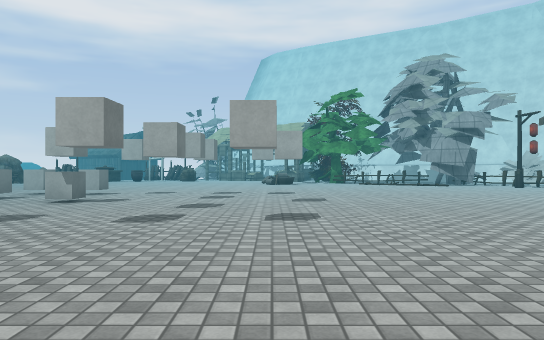
View 1 (above)

24 first-person views from a walk through a scene from a Unity 3-D project. The camera is 1.2 m above the floor, looks level and sees 70° across. The floor is counted in squares, 2 m on a side. Each view is taken from the middle of a square. On the plan, view 1 faces up. The plan holds only what a view shows up to about 11 squares ahead; the rest is blank. The place goes on beyond the plan. Some surface patterns are stand-ins.

View 2
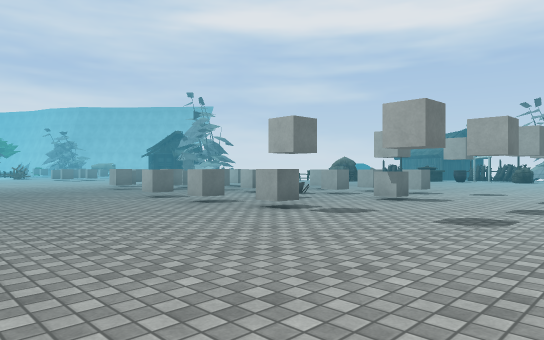

View 3
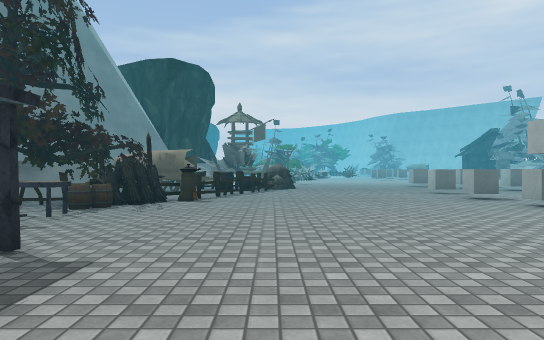

View 4
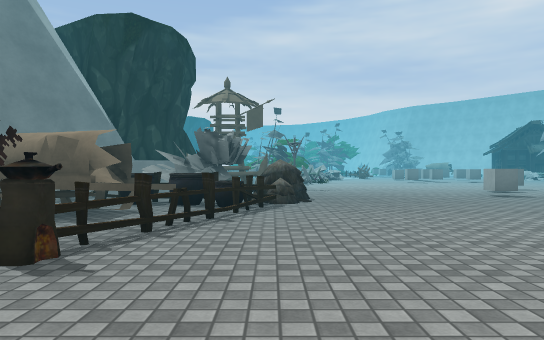

View 5
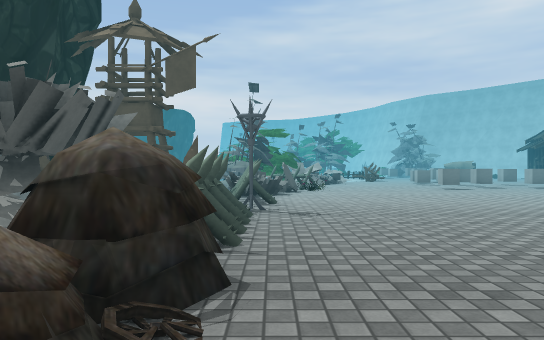

View 6
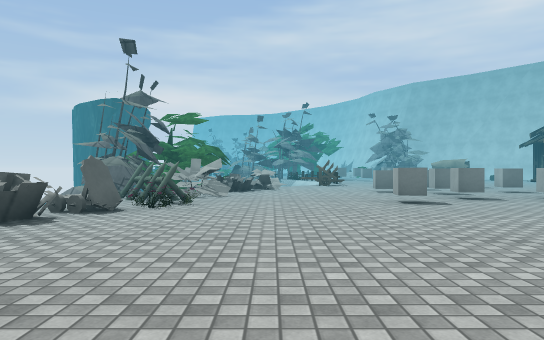

View 7
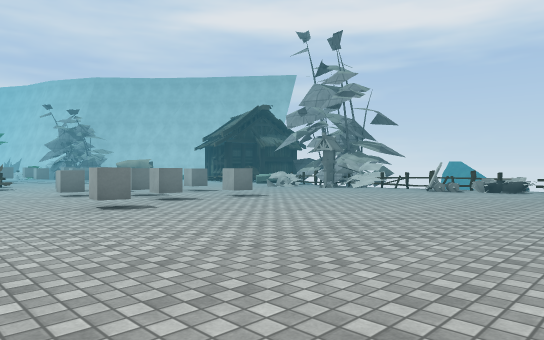

View 8
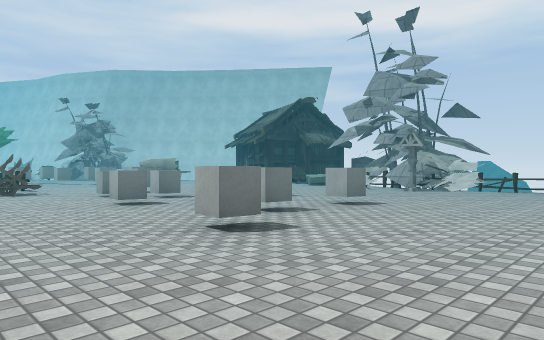

View 9
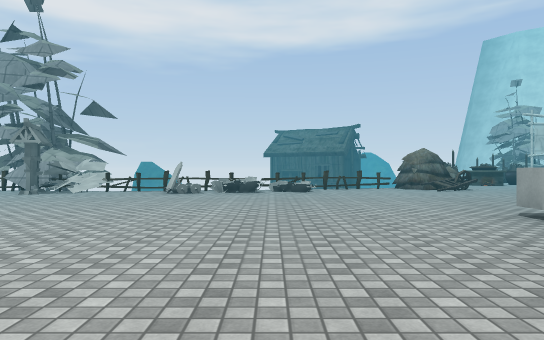

View 10
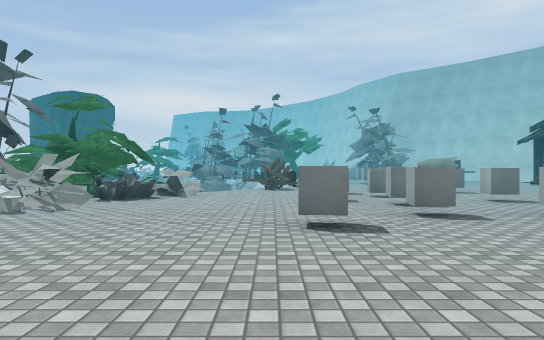

View 11
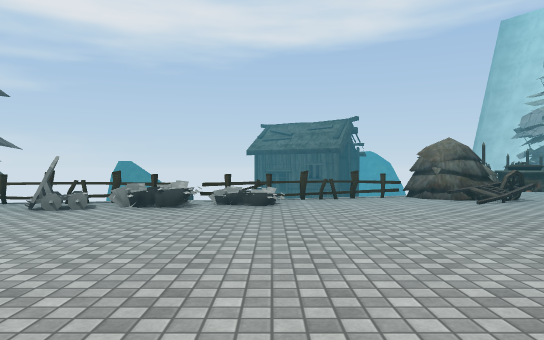

View 12
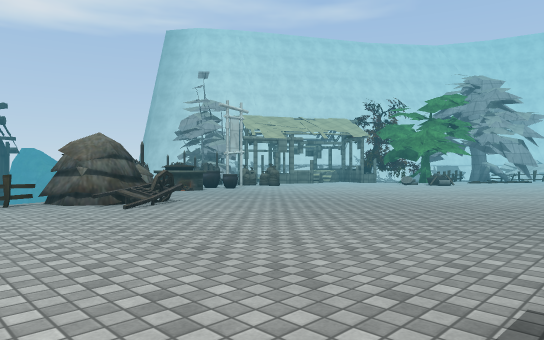

View 13
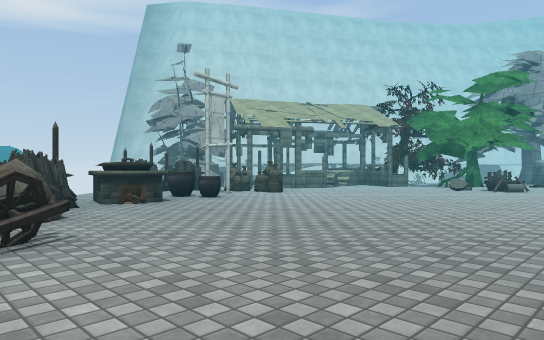

View 14
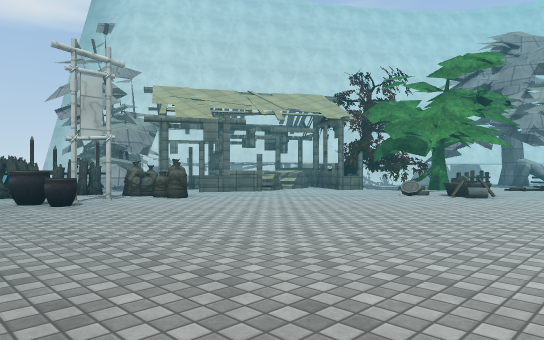

View 15
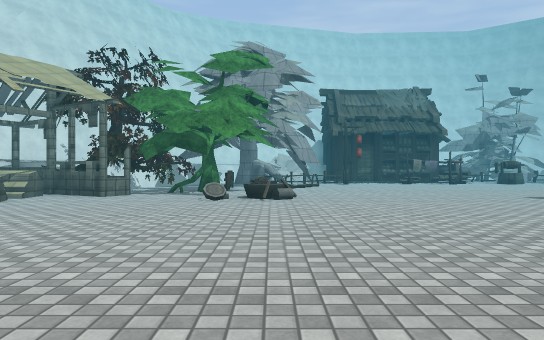

View 16
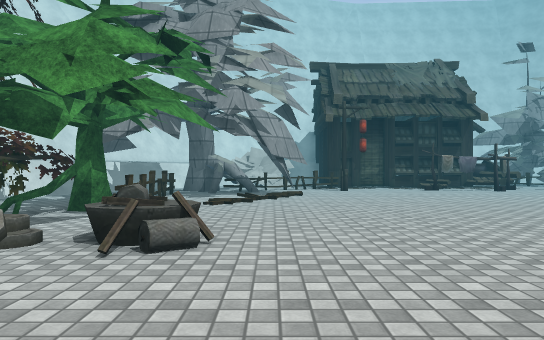

View 17
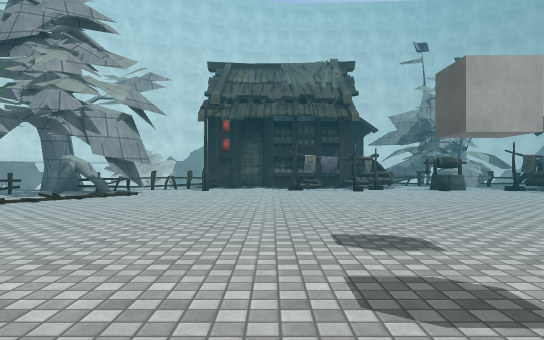

View 18
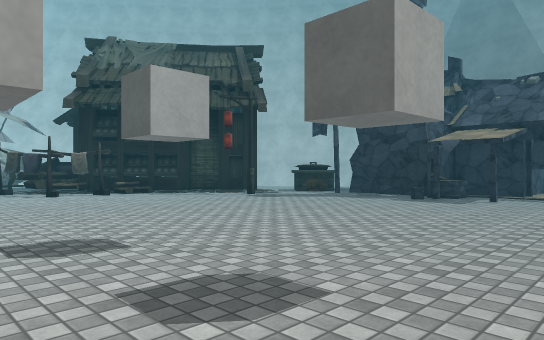

View 19
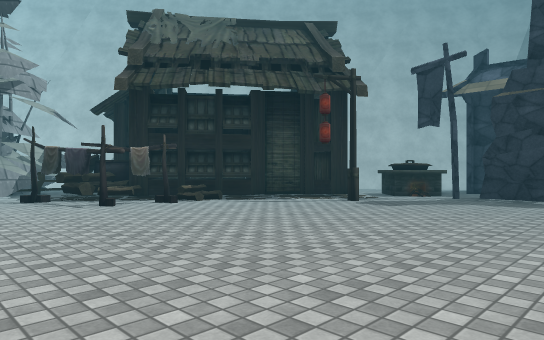

View 20
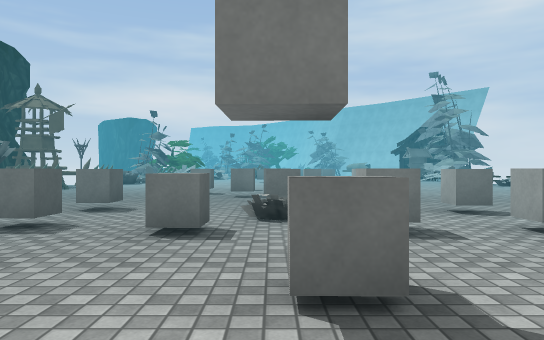

View 21
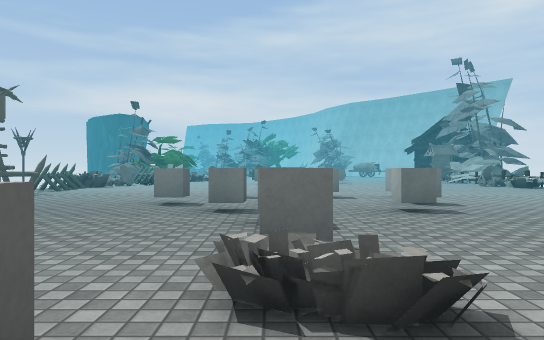

View 22
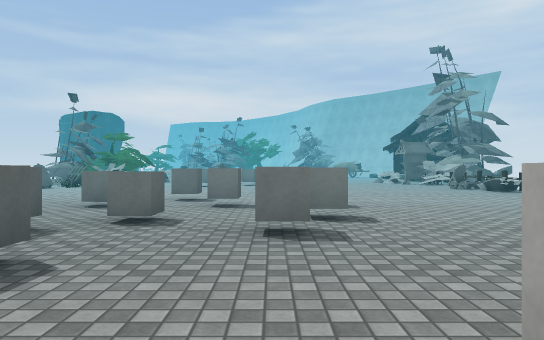

View 23
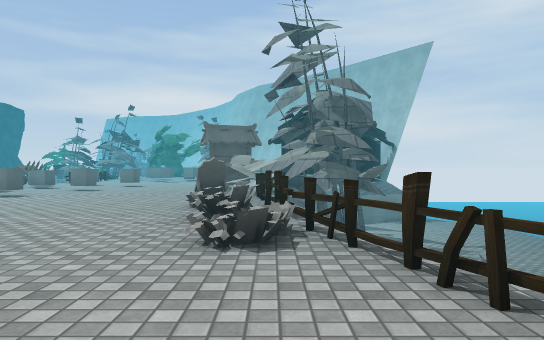

View 24
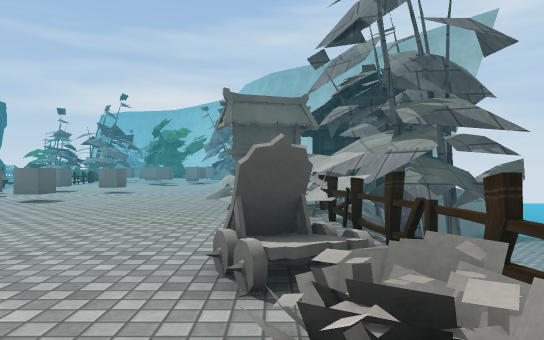

### Floor plan
Key: @ floor where view 1 was taken; # wall or solid block; x gap in a wall; . floor; / step, stairs or slope; = window, fence, low wall or low ledge; ^ raised ledge; v drop or lower ground; C cube; T tree; O other object.
Columns run from 28 left of view 1 to 8 right of it. Each row starts with its distance up from view 1.
 24                      OO##
 23     vv             vOOOO
 22 vv  vvvv           ....OO######
 21  vvvvvvvv          OOO.OO.###.##
 20   vvvvvv         OOOOO..O....###
 19  v  ##            ...........T.##
 18  #####=       ## ^.............T#####
 17  #####     ==v=###........../...##..#
 16     ##O#x#O#O.../...........OO.....##
 15    O=#O..O//...................../O##
 14    O.............................. #
 13 ....................................
 12 .....................................
 11 .C...................................
 10 ...C..C.......C.C...C.C.CCC.........O
  9 C................C..........C.......O
  8 .CC.C.C.......C.......C...C..........
  7 ...C...C.....C..CC.CCO..C...C........
  6 ..............C..C....C...C.........O
  5 ................C.......C............
  4  .O.................C.C.C.C.C.......O
  3   OO.O.............................O^
  2 T#TOOO.OO..........................##
  1 TT####O.OOO.OO.....................##
  0 TT ##^   OOOOOOOOO##........@.....##
 -1 ####         OOOOOOO==..........O##
 -2              O OOOOOO.OO....x###O
 -3              ###OOOOO#OOO^..^###OO
 -4                ## ^#O###   ### #O
 -5                    ####        #

Where each view was taken, in squares from view 1:
view 1: 0 up, 0 right, facing up
view 2: 0 up, 0 right, facing up-left
view 3: 0 up, 2 right, facing left
view 4: 0 up, 3 left, facing left
view 5: 1 up, 9 left, facing left
view 6: 4 up, 14 left, facing left
view 7: 4 up, 15 left, facing up-left
view 8: 4 up, 18 left, facing up-left
view 9: 5 up, 17 left, facing up
view 10: 6 up, 17 left, facing left
view 11: 9 up, 16 left, facing up
view 12: 10 up, 15 left, facing up-right
view 13: 13 up, 12 left, facing up-right
view 14: 13 up, 9 left, facing up-right
view 15: 16 up, 8 left, facing right
view 16: 15 up, 3 left, facing right
view 17: 11 up, 3 left, facing right
view 18: 6 up, 3 left, facing down-right
view 19: 6 up, 0 right, facing down-right
view 20: 7 up, 2 left, facing left
view 21: 7 up, 5 left, facing left
view 22: 9 up, 7 left, facing left
view 23: 16 up, 13 left, facing left
view 24: 15 up, 17 left, facing left
